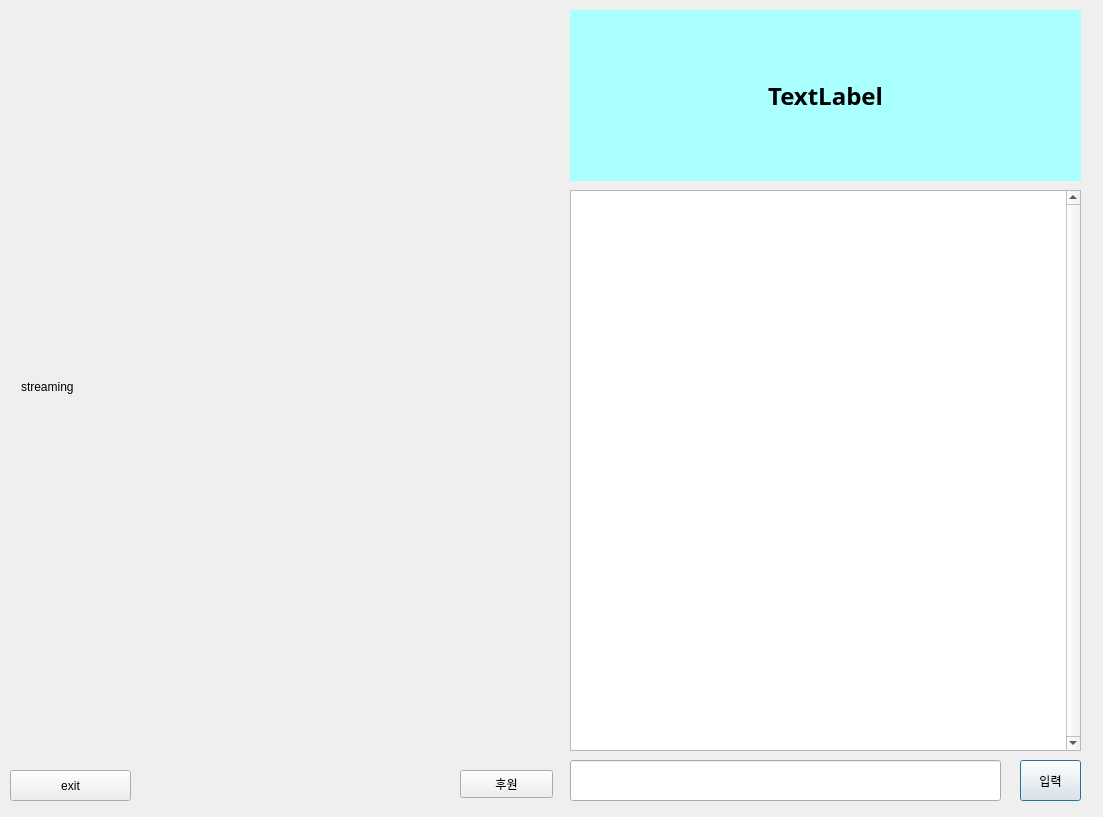
<?xml version="1.0" encoding="UTF-8"?>
<ui version="4.0">
 <class>Dialog</class>
 <widget class="QDialog" name="Dialog">
  <property name="geometry">
   <rect>
    <x>0</x>
    <y>0</y>
    <width>1103</width>
    <height>817</height>
   </rect>
  </property>
  <property name="windowTitle">
   <string>Dialog</string>
  </property>
  <property name="sizeGripEnabled">
   <bool>false</bool>
  </property>
  <widget class="QLabel" name="stream_screen">
   <property name="geometry">
    <rect>
     <x>21</x>
     <y>21</y>
     <width>541</width>
     <height>731</height>
    </rect>
   </property>
   <property name="text">
    <string>streaming</string>
   </property>
  </widget>
  <widget class="QLabel" name="donation_label">
   <property name="geometry">
    <rect>
     <x>570</x>
     <y>10</y>
     <width>511</width>
     <height>171</height>
    </rect>
   </property>
   <property name="font">
    <font>
     <family>맑은 고딕</family>
     <pointsize>18</pointsize>
     <weight>75</weight>
     <bold>true</bold>
    </font>
   </property>
   <property name="styleSheet">
    <string notr="true">background-color: rgb(170, 255, 255);</string>
   </property>
   <property name="text">
    <string>TextLabel</string>
   </property>
   <property name="alignment">
    <set>Qt::AlignCenter</set>
   </property>
  </widget>
  <widget class="QTextEdit" name="chatbox">
   <property name="geometry">
    <rect>
     <x>570</x>
     <y>190</y>
     <width>511</width>
     <height>561</height>
    </rect>
   </property>
   <property name="verticalScrollBarPolicy">
    <enum>Qt::ScrollBarAlwaysOn</enum>
   </property>
  </widget>
  <widget class="QLineEdit" name="chat_input">
   <property name="geometry">
    <rect>
     <x>570</x>
     <y>760</y>
     <width>431</width>
     <height>41</height>
    </rect>
   </property>
  </widget>
  <widget class="QPushButton" name="chat_btn">
   <property name="geometry">
    <rect>
     <x>1020</x>
     <y>760</y>
     <width>61</width>
     <height>41</height>
    </rect>
   </property>
   <property name="text">
    <string>입력</string>
   </property>
  </widget>
  <widget class="QPushButton" name="donation_btn">
   <property name="geometry">
    <rect>
     <x>460</x>
     <y>770</y>
     <width>93</width>
     <height>28</height>
    </rect>
   </property>
   <property name="text">
    <string>후원</string>
   </property>
  </widget>
  <widget class="QPushButton" name="close_btn">
   <property name="geometry">
    <rect>
     <x>10</x>
     <y>770</y>
     <width>121</width>
     <height>31</height>
    </rect>
   </property>
   <property name="text">
    <string>exit</string>
   </property>
  </widget>
 </widget>
 <resources/>
 <connections/>
</ui>
